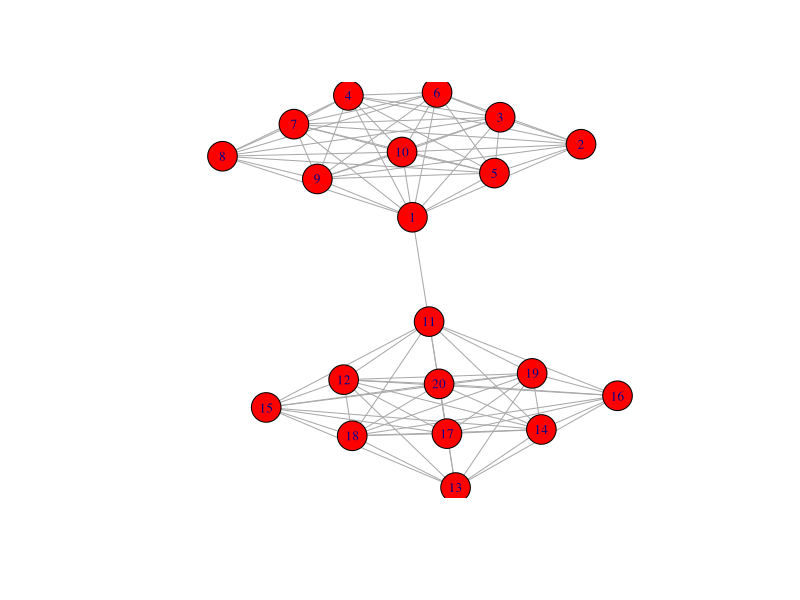

The R source for this figure:
library(igraph)

#relabel C to only include membership 1 to k----------------------------------
#helper function for Algorithm 2
#mainly needed for coloring nodes
relabel<-function(C){
  C_temp = C
  q=c(1:length(unique(C)))
  for(i in q){
    min_C = min(C_temp)
    C[C==min_C]=i
    C_temp = setdiff(C_temp,min_C)
  }
  return(C)
}
#----------------------------------------------------------------------------------

#colors the nodes for plotting ---------------------------------------------------
color_clusters<-function(g){
  colors<-rainbow(length(unique(g$membership)))
  V(g)$color<-colors[g$membership]
  return(g)
}
#--------------------------------------------------------------------------------

#returns a graph with clustering via random walks the method described in the paper
random_walk_cluster_paper<-function(g,steps=3,num_C=0){
  steps = steps +1 #must add one to number of steps for rand_walk function
  
  #Algorithm 1-------------------------------------------------------------
  print(length(V(g)))
  S = matrix(ncol=length(V(g)),nrow=length(V(g)),0,0)  #initialize S to all zeros
  for(i in 1:length(V(g))){
    start = i
    C = random_walk(g,start,steps)
    for(j in C){
      for(k in C){
        if(j != k){
          S[j,k] = S[j,k]+1
        }
      }
    }
  }
  #---------------------------------------------------------------------------
  #Algorithm 2----------------------------------------------------------------
  C = c(1:length(V(g))) #C is the set of communities
  isDone = FALSE
  removed_rows = c()
  while(isDone == FALSE){
    maxIndicies = which(S == max(S),arr.ind = TRUE)
    max_i = maxIndicies[1,][1]
    max_j = maxIndicies[1,][2]
    max_value=max(S)
    #merged_row = apply(cbind(S[max_i,],rep(max_value,length(V(g)))),1,mean) #this is in the paper
    merged_row = apply(cbind(S[max_i,],S[max_j,]),1,mean)
    S[max_i,]= merged_row
    S[,max_j]=0
    C[max_j]=C[max_i]
    if( max(S) == 0 || length(unique(C)) <= num_C ){
      isDone = TRUE
      print(S)
    }
  }
  #-----------------------------------------------------------------------------
  C=relabel(C)
  g$membership=C
  g=color_clusters(g)
  return(g)
}


#returns a graph with clustering via random walks
random_walk_cluster<-function(g,steps=3,num_C=1){
  steps = steps +1 #must add one to number of steps for rand_walk function
  
  #Algorithm 1-------------------------------------------------------------
  S = matrix(ncol=length(V(g)),nrow=length(V(g)),0,0)  #initialize S to all zeros
  for(i in 1:length(V(g))){
    start = i
    C = random_walk(g,start,steps)
    for(j in C){
      for(k in C){
        if(j != k){
          S[j,k] = S[j,k]+1
        }
      }
    }
  }
  print(S)
  #---------------------------------------------------------------------------
  #Algorithm 2----------------------------------------------------------------
  C = c(1:length(V(g))) #C is the set of communities
  isDone = FALSE
  while(isDone == FALSE){
    maxIndicies = which(S == max(S),arr.ind = TRUE)
    max_i = as.integer(maxIndicies[1,][2])
    max_j = as.integer(maxIndicies[1,][1])
    print(c(max_i,max_j))
    #max_value=max(S)
    
    #merged_row = apply(cbind(S[max_i,],rep(max_value,length(V(g)))),1,mean) #this is in the paper
    ##merged_row = apply(cbind(S[max_i,],S[max_j,]),1,mean)
    ##S[max_i,]=merged_row
    ##S[,max_j]=t(t(merged_row))
    
    
    #max_i = ceiling(which.max(S)/length(V(g)))
    #max_j = which.max(S)-(max_i - 1)*length(V(g))
    #? merge commuinities i and j and replace with new community?
    #convention will be to take the smallest index and keep that as the community label
    
    #S[max_i,]=rowMeans(cbind(S[max_i,],S[max_j,]))
    S[max_i,max_j] = 0
    S[max_j,max_i] = 0
    merged_vec = apply(rbind(S[max_i,],S[max_j,]),2,mean)
    S[max_i,]=merged_vec
    S[,max_i]=t(t(merged_vec)) #newly added
    S[max_j,]=0
    S[,max_j]=0
    print(S)
    
    #labeling clusters
    C_gone=C[max_j]
    for(q in c(1:length(C))){
      if(C[q]==C_gone){
        C[q]=C[max_i]
      }
    }
    print(C)
    #C[max_j]=C[max_i]
    
    if( max(S) == 0 || length(unique(C)) <= num_C ){
      isDone = TRUE
      print(S)
      print(C)
    }
  }
  #-----------------------------------------------------------------------------
  C=relabel(C)
  g$membership=C
  g=color_clusters(g)
  return(g)
}

#Sample Graph Dumbell--------------------------------------------------
#n=6
n=10
p=.99
g=graph.disjoint.union(erdos.renyi.game(n,p,loops=FALSE,directed=FALSE),
                       erdos.renyi.game(n,p,loops=FALSE,directed=FALSE))
g<-add_edges(g,c(n+1,1))
#plot(g)

g=random_walk_cluster(g,steps=20)
modularity(g,g$membership)
plot(g,mark.groups=NULL,layout=layout.kamada.kawai,vertex.label.cex=.8,vertex.size=15,margin=c(-.1,-.4,-.1,-.4))
#-----------------------------------------------------------------------



#Testing many trials
#Steps = c(1:60)
#num_trial= 20
#steps_mod = c()

#for(s in Steps){
#  trial_mod = c()
#  for(t in c(1:num_trial)){
#    g=random_walk_cluster(g,steps=s)
#    trial_mod<-append(trial_mod,modularity(g,g$membership))
#  }
#  steps_mod<-append(steps_mod,mean(trial_mod))
#}
#jpeg(paste('Final_Steps',max(Steps),"Trials",num_trial,"_",format(Sys.time(), "%a %b %d %X %Y"),sep=""))
#plot(steps_mod)
#dev.off()

#Zachary test
#g = graph.famous("Zachary")
#g=random_walk_cluster(g,length(V(g)))
#modularity(g,g$membership)
#plot(g,mark.groups=NULL,layout=layout.kamada.kawai,vertex.label.cex=.8,vertex.size=15,margin=c(-.1,-.4,-.1,-.4))


#----------Example of Random Walk function---------
#g <- make_ring(10, directed = TRUE) %u%
#  make_star(11, center = 11) + edge(11, 1)
#ec <- eigen_centrality(g, directed = TRUE)$vector
#pg <- page_rank(g, damping = 0.999)$vector
#w <- random_walk(g, start = 1, steps = 10000)
## These are similar, but not exactly the same
#cor(table(w), ec)
## But these are (almost) the same
#cor(table(w), pg)
#---------------------------------------------------